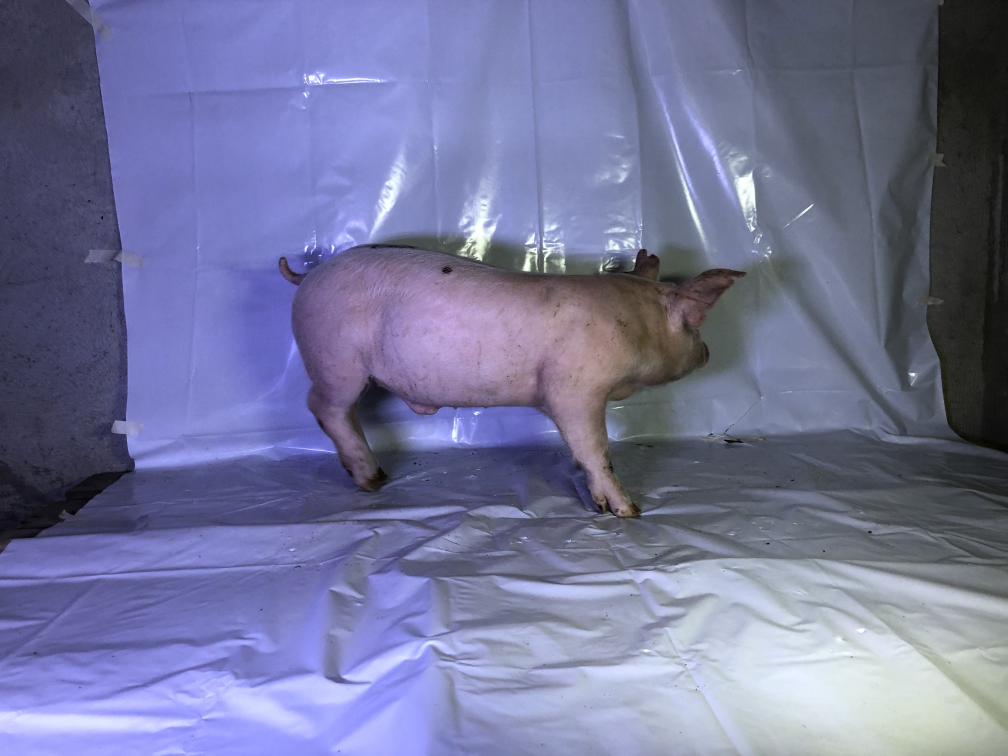
#> input picture THESIS_SWINE/FINAL/Data Gathering/Pig 5/IMG_5608.jpg, 4032 x 3024 px (shown at 1/4 size); its folder holds only this picture in this run
$ python train.py   (older library calls are emulated)
#> lines starting #> are read from the running program, lines starting #| are printed output that depends on the picture; after the words box and inside, x2 and y2 are one past the last pixel; in counts of white or black regions, pixels touching at a corner belong together
import cv2
import numpy as np
import os

basePath = "./Pig 5/"
outputPath = basePath+"outputs/"

imageList = [i for i in os.listdir(basePath) if ".jpg" in i]
imageList.sort()

#with open(basePath+"/data.txt", "w") as f:
#    pass

for inputImage in imageList:
    img = cv2.imread(basePath+inputImage)
#> img is the input picture: shape (3024, 4032, 3); mean B, G, R 153.8, 117.3, 114.9

    hsv = cv2.cvtColor(img, cv2.COLOR_BGR2HSV)
#> hsv: shape (3024, 4032, 3); mean H, S, V 109.6, 66, 154.8

    lower1 = (0, 70, 50)
    upper1 = (10, 255, 255)

    thresh1 = cv2.inRange(hsv, lower1, upper1)
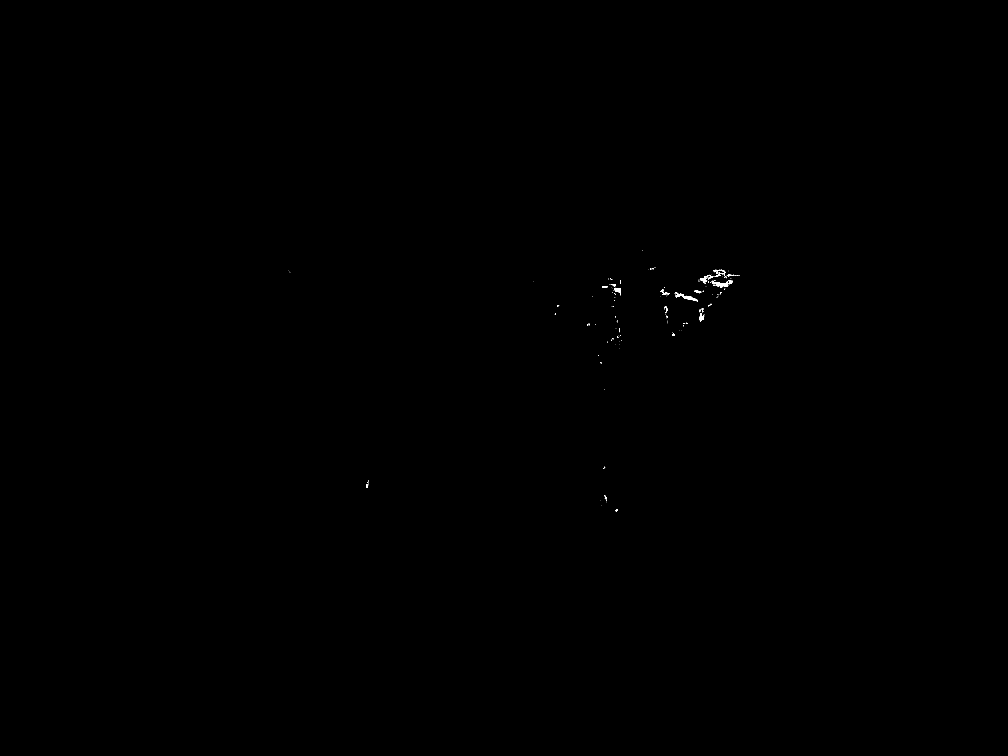
#> thresh1: shape (3024, 4032) (shown at 1/4 size); 0.04% white; 206 white regions (170 under 20 px), largest, box (x1, y1, x2, y2) and area: (2701, 1170, 2792, 1206) 842, (2848, 1124, 2913, 1151) 682, (2454, 1152, 2484, 1181) 393

    lower2 = (170, 70, 50)
    upper2 = (255, 255, 255)

    thresh2 = cv2.inRange(hsv, lower2, upper2)
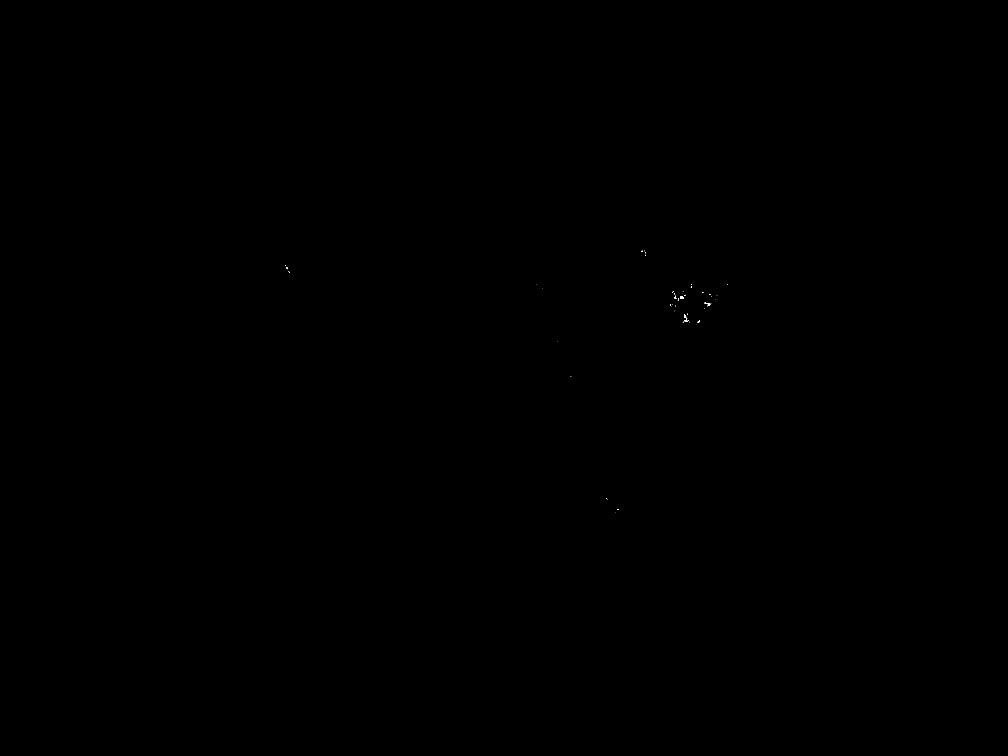
#> thresh2: shape (3024, 4032) (shown at 1/4 size); 0.01% white; 71 white regions (63 under 20 px), largest, box (x1, y1, x2, y2) and area: (2720, 1184, 2736, 1196) 120, (2819, 1210, 2842, 1224) 101, (2738, 1280, 2750, 1286) 59

    thresh = cv2.bitwise_or(thresh1, thresh2)
#> thresh: shape (3024, 4032); 0.05% white; 253 white regions (212 under 20 px), largest, box (x1, y1, x2, y2) and area: (2696, 1170, 2792, 1206) 1019, (2848, 1124, 2913, 1151) 685, (2454, 1152, 2484, 1181) 393

    k = np.ones((3,3), dtype = "uint8")
    thresh = cv2.dilate(thresh,k,iterations=3)
#> thresh: shape (3024, 4032); 0.19% white; 66 white regions


    y, x = thresh.shape[:2]
#> y = 3024; x = 4032
    yNew = 500
    xNew = int((x/y) * yNew)
#> xNew = 666

    img = cv2.resize(img, (xNew, yNew))
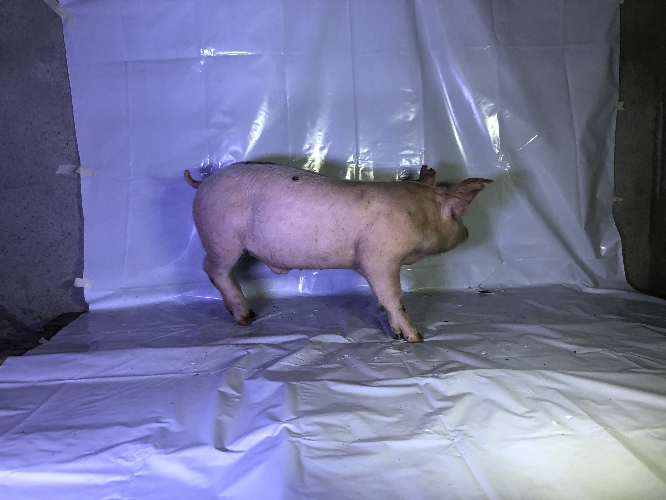
#> img: shape (500, 666, 3); mean B, G, R 153.7, 117.2, 114.8
    gray = cv2.cvtColor(img, cv2.COLOR_BGR2GRAY)
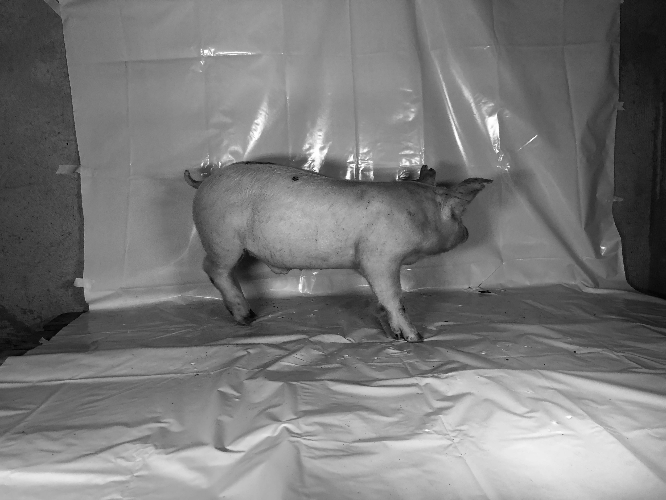
#> gray: shape (500, 666); min 1, max 255, mean 120.6
    thresh = cv2.resize(thresh, (xNew, yNew))
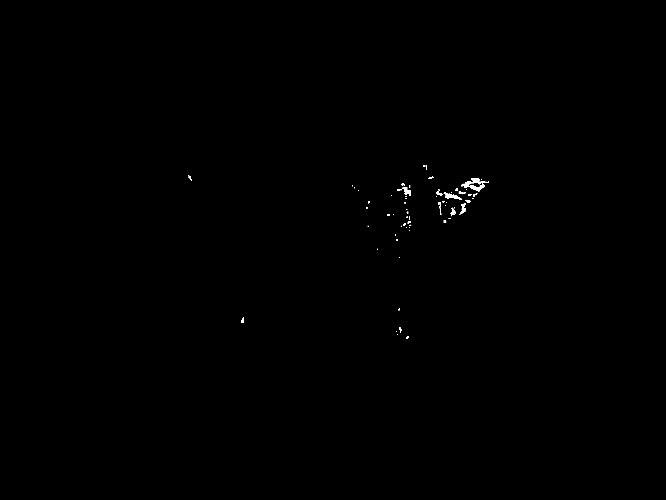
#> thresh: shape (500, 666); min 0, max 255, mean 0.5


    # Find contours.
    _, cnts, _ = cv2.findContours(thresh, cv2.RETR_EXTERNAL, cv2.CHAIN_APPROX_SIMPLE)
#> cnts = 57 contours, 52 with area under 20; largest, box (x1, y1, x2, y2) and area: (461, 178, 489, 192) 168, (435, 189, 462, 200) 66, (397, 187, 411, 197) 38, (459, 203, 466, 215) 30, (450, 207, 456, 217) 22

    # If there is atleast one contours.
    if len(cnts):

        # List for lengths of contours.
        cntsLen = []

        # Append all the length of cnts.
        for i in range(len(cnts)):
            cntsLen.append(len(cnts[i]))
#> this loop made 57 passes
#> after the loop, cntsLen = 57 values, max 44 at index 53, min 1 at index 1, mean 6.26

        # Get the max length.
        maxIdxCnts = cntsLen.index(max(cntsLen))
#> maxIdxCnts = 53

        # Draw the max length contours on another mask.
        # Largest contours.
        maskBinary = np.zeros(thresh.shape[:2], dtype="uint8")
        maskCnts = np.zeros(thresh.shape[:2], dtype="uint8")
        maskBinaryEllipse = np.zeros(img.shape, dtype="uint8")

        cv2.drawContours(maskBinary, cnts, maxIdxCnts, (255), -1)
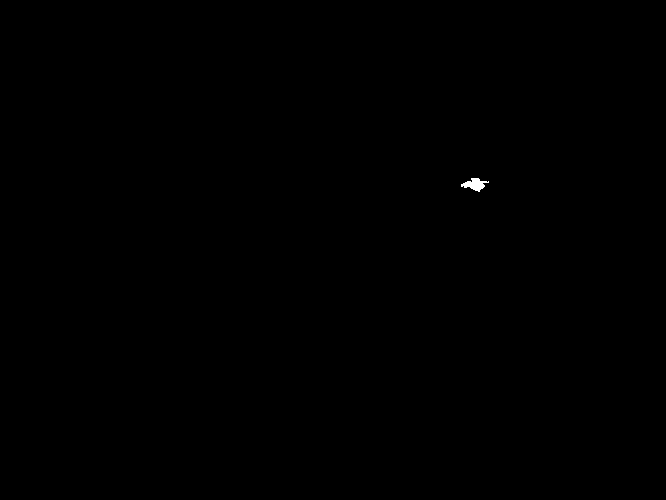
#> maskBinary: shape (500, 666); 0.06% white; 1 white region, box (x1, y1, x2, y2) and area: (461, 178, 489, 192) 203
        cv2.drawContours(maskCnts, cnts, maxIdxCnts, (255), 2)
#> maskCnts: shape (500, 666); 0.07% white; 1 white region, box (x1, y1, x2, y2) and area: (460, 177, 490, 193) 225
        cv2.drawContours(maskBinaryEllipse, cnts, maxIdxCnts, (255, 255, 255), -1)

        ellipse = cv2.fitEllipse(cnts[maxIdxCnts])
#> ellipse = ((475, 184.4), (11.36, 24.45), 88.12)
        (x, y), (ma, MA), angle = cv2.fitEllipse(cnts[maxIdxCnts])
#> x = 475; y = 184.4; ma = 11.36; MA = 24.45; angle = 88.12
        cv2.ellipse(maskBinaryEllipse, ellipse, (0, 0, 255), 3)
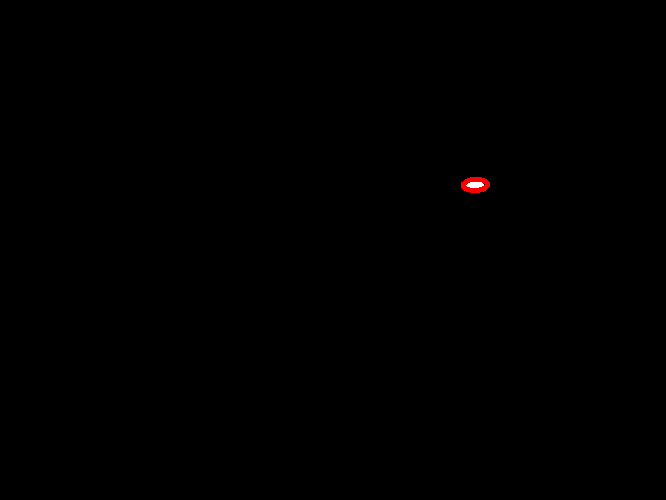
#> maskBinaryEllipse: shape (500, 666, 3); mean of channels 0, 1, 2 0.1, 0.1, 0.3; drawn as B, G, R

        numWhitePixels = cv2.countNonZero(maskBinary)
#> numWhitePixels = 203
        totalPixels = img.shape[0]*img.shape[1]
#> totalPixels = 333000
        areaPercentage = (numWhitePixels/totalPixels)*100
#> areaPercentage = 0.061

        imageBGR = img
        maskBinary = maskBinary
        maskCnts = maskCnts

        # [6 lines of commented-out code are left out]
        cv2.imwrite(outputPath+"sample1_"+str(inputImage)+"_gray.jpg", gray)
        #cv2.imwrite(outputPath+"sample1_"+str(inputImage)+"_binary.jpg", maskBinary)
        #cv2.imwrite(outputPath+"sample1_"+str(inputImage)+"_cnts.jpg", maskCnts)
        #cv2.imwrite(outputPath+"sample1_"+str(inputImage)+"_ellipse.jpg", maskBinaryEllipse)

        toWrite = str(inputImage)
        toWrite += ","
        toWrite += str(areaPercentage)
#> toWrite = 'IMG_5608.jpg,0.060960960960960965'
        toWrite += ","
#> toWrite = 'IMG_5608.jpg,0.060960960960960965,'
        toWrite += str(MA)
        toWrite += ","
        toWrite += str(ma)

        toWrite += "\n"

        #with open(basePath+"/data.txt", "a") as f:
        #    f.write(toWrite)

    #cv2.imshow("test", maskBinary)

cv2.waitKey(0)
cv2.destroyAllWindows()
